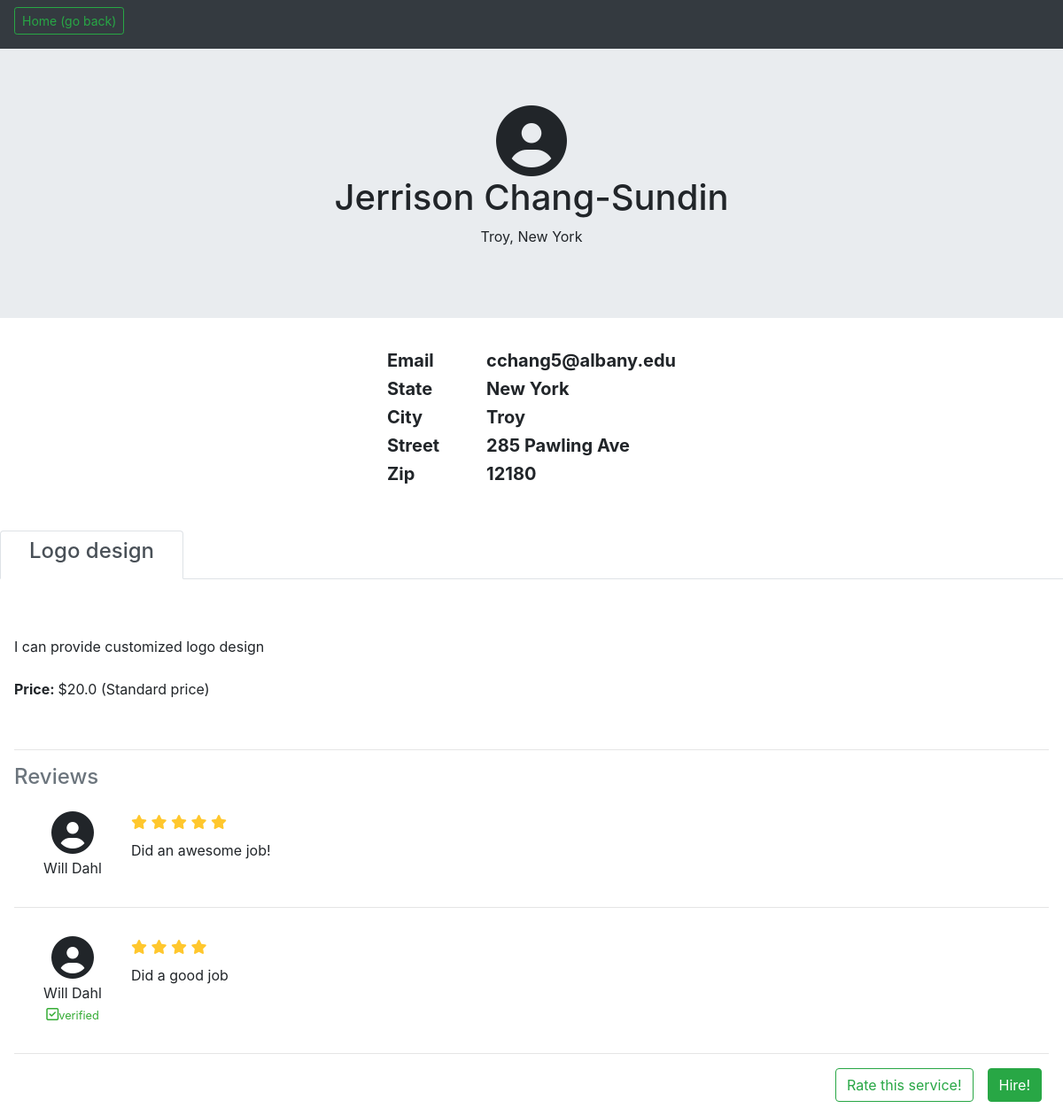
Page /RateMyServices/professional_profile/2/ on the earlier database version.
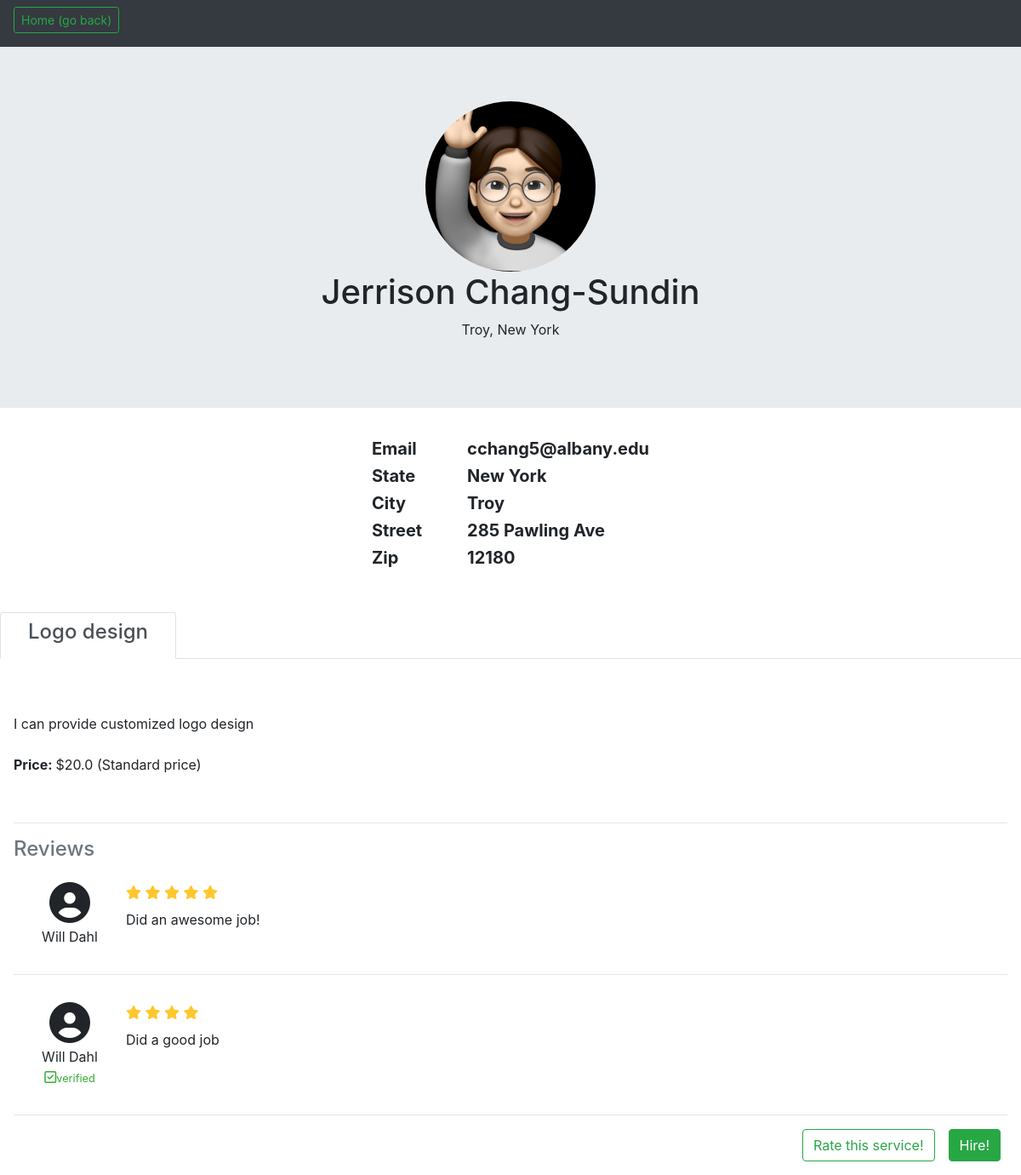
Same page on the later database version.
### RateMyServices/models.py (models this page shows, shortened)
class ProfessionalUser(models.Model):
	generalUserID = models.ForeignKey(User, on_delete=models.CASCADE)
	title = models.CharField(max_length=30, default='')
	description = models.CharField(max_length=200, default='')
	avg_rating = models.FloatField(default=0.0)

class Service(models.Model):
	service = models.CharField(max_length=30)
	provider = models.ForeignKey(ProfessionalUser, on_delete=models.CASCADE)
	rate = models.FloatField()
	avg_rating = models.FloatField(default=0.0)
	description = models.CharField(max_length=200, default='')
	isHour = models.BooleanField(default=False)

class Rating(models.Model):
	rater = models.ForeignKey(User, on_delete=models.CASCADE)
	provider = models.ForeignKey(ProfessionalUser, on_delete=models.CASCADE)
	service = models.ForeignKey(Service, on_delete=models.CASCADE, default=None)
	rating = models.IntegerField()
	description = models.CharField(max_length=200)
	verified = models.BooleanField(default=False)

### accounts/models.py (models this page shows, shortened)
class User(AbstractBaseUser):
    email   = models.EmailField(max_length=255,unique=True)
    active  = models.BooleanField(default=True)
    staff   = models.BooleanField(default=False) # a admin user; non super-user
    admin   = models.BooleanField(default=False) # a superuser
    first_name  = models.CharField(max_length=30,null=True,blank=False)
    last_name   = models.CharField(max_length=30,null=True,blank=False)
    professional = models.BooleanField(default=False)
    state       = models.CharField(max_length=30,null=True,blank=False)
    city        = models.CharField(max_length=30,null=True,blank=False)
    zips        = models.CharField(max_length=5,null=True,blank=False)
    street      = models.CharField(max_length=100,null=True,blank=False)
    phone       = models.CharField(max_length=12,null=True,blank=False)
    profile_image = models.ImageField(upload_to='profile_pics/', blank=True)
    USERNAME_FIELD = 'email'
    REQUIRED_FIELDS = ['first_name','last_name'] # Email & Password are required by default.
    objects = UserManager()

### RateMyServices/views.py (the view)
# urls.py: path('professional_profile/<int:professionaluser_id>/', views.professional_profile, name='professional_profile'),
def professional_profile(request, professionaluser_id, editable=False):
	pUser = get_object_or_404(ProfessionalUser, id=professionaluser_id)
	nonEmptyReviewList = [] #a collection of nonempty review list for the professional user
	for i in pUser.service_set.all():
		tempList =[] #a list of nonempty review object for a single service
		for j in i.rating_set.exclude(description=''):
			tempList.append(j)
		nonEmptyReviewList.append(tempList)
	finalList = zip(pUser.service_set.all(),nonEmptyReviewList)
	context = {
		'pUser': pUser,
		'editable': editable,
		'serviceWithReviews': finalList,
	}
	return render(request, 'RateMyServices/professional_profile.html', context)

### RateMyServices/templates/RateMyServices/professional_profile.html (shortened to what this page needs)
<!DOCTYPE html>
<html>
	<head>
		{% load static %}
		<link rel="stylesheet" href="https://stackpath.bootstrapcdn.com/bootstrap/4.3.1/css/bootstrap.min.css">
        <link rel="stylesheet" type="text/css" href="{% static 'RateMyServices/css/style.css' %}">
		<link rel="stylesheet" type="text/css" href="{% static 'RateMyServices/css/general_profile.css' %}">
		<link rel="stylesheet" type="text/css" href="{% static 'RateMyServices/css/rating.css' %}">
	</head>
	<body>
		<div class="navbar navbar-expand-md navbar-dark bg-dark sticky-top ">
			<h6><a href="/" class="btn btn-outline-success btn-sm text-docration-none">Home (go back)</a></h6>
		</div>
		<div class="jumbotron jumbotron-fluid text-center">
			{% if pUser.generalUserID.profile_image %}
            <div class="rounded-circle mx-auto" style="background: url({{pUser.generalUserID.profile_image.url}}) no-repeat; height: 200px; width: 200px; background-size: cover; background-position: center;"></div>
			{% else %}
			<div>
				<i class="fa fa-user-circle fa-5x"></i>
			</div>
			{% endif %}
			<h1>{{ pUser.generalUserID.first_name }} {{ pUser.generalUserID.last_name }}</h1>
			<p>{{ pUser.generalUserID.city }}, {{ pUser.generalUserID.state }}</p>
		</div>
		<div id="userInformation" class="carousel" data-interval="false">
                <div class="carousel-inner">
					<div class="carousel-item active">
						<div style="align-content: center">
							<table cellspacing="20" align="center" style="font-size: 20px">
								<tr>
									<th>Email</th>
									<th>{{ pUser.generalUserID.email }}</th>
								</tr>
								<tr style="padding: 30px">
									<th style="padding-right: 60px">State</th>
									<th>{{ pUser.generalUserID.state }}</th>
								</tr>
								<tr style="padding: 30px">
									<th>City</th>
									<th>{{ pUser.generalUserID.city }}</th>
								</tr>
								<tr style="padding: 30px">
									<th>Street</th>
									<th>{{ pUser.generalUserID.street }}</th>
								</tr>
								<tr style="padding: 30px">
									<th>Zip</th>
									<th>{{ pUser.generalUserID.zips }}</th>
								</tr>
							</table>
						</div>
					</div>
                </div>
			</div>
		<div class="mt-5">
			{% include "RateMyServices/pp_service_block.html" %}
		</div>
	</body>
</html>

### RateMyServices/templates/RateMyServices/pp_service_block.html (shortened to what this page needs)
<nav>
    <div class="nav nav-tabs" id="nav-tab" role="tablist">
    {% for i in pUser.service_set.all %}
        <a class="nav-item nav-link {% if not forloop.counter0 %} active {% endif %}"
            id="nav-{{forloop.counter0}}-tab" href="#nav-{{forloop.counter0}}" data-toggle="tab" role="tab" aria-controls="nav-{{forloop.counter0}}"
            aria-selected="{% if not forloop.counter0 %}true {% else %} false {% endif %}"
            ><h4 class="px-3">{{i.service}}</h4>
        </a>
    {% endfor %}
    </div>
</nav>
<div class="tab-content" id="nav-tabContent">
    {% for i in serviceWithReviews %}
        <div class="tab-pane fade {% if not forloop.counter0 %}show active{% endif %} p-3"
            id="nav-{{forloop.counter0}}" role="tabpanel" aria-labelledby="nav-{{forloop.counter0}}-tab">
            <div class="py-4 d-flex ">
                <div class="d-flex flex-column">
                    <p class="my-auto py-4">{{i.0.description}}</p>
                    <p class="mt-auto"> <strong> Price: </strong>${{i.0.rate}} {% if i.0.isHour %} /hr {% else %} (Standard price) {% endif %}</p>
                </div>
            </div>
            <hr>
            <h4 class="text-muted">Reviews</h4>
            {% if i.1|length %}
                {% for j in i.1 %}
                    <div class="media p-3">
                        <div class="d-flex flex-column" style="width: 100px;">
                            <div class="mx-auto"><i class="fa fa-user-circle fa-3x"></i></div>
                            <p class="text-center mt-1 mb-0">{{j.rater.first_name}} {{j.rater.last_name}}</p>
                            {% if j.verified %}
                            <span class="mx-auto" style="color: rgb(53, 172, 53);">
                                <p class="my-auto"><i class="fa fa-check-square-o"></i><small>verified</small></p>
                            </span>
                            {% endif %}
                        </div>
                        <div class="media-body pl-3">
                            {% with range=''|center:j.rating  %}
                            {% for q in range %}
                            <i class="fa fa-star" style="color: #ffc72d;"></i>
                            {% endfor %}
                            {% endwith %}
                            <p class="mt-2">{{j.description}}</p>
                        </div>
                    </div>
                    <hr>
                {% endfor %}
            {% else %}
                <div class="p-3">
                    <p>There is no comment yet. Do you want to write a review?</p>
                </div>
            {% endif %}
            {% if request.user.id != pUser.generalUserID.id%}
            <div class="d-flex float-right pb-3">
                <button type="button" class="btn btn-outline-success mx-2" data-toggle="modal" data-target="#giverateModal{{forloop.counter0}}">Rate this service!</button>
                <button type="button" class="btn btn-success mx-2" data-toggle="modal" data-target="#hireModal{{forloop.counter0}}">Hire!</button>
            </div>
            {% endif %}
        </div>
    {% endfor %}
</div>

Differences in the rows shown:
changed through a linked row, ProfessionalUser "Jerrison": generalUserID.profile_image: picture added
